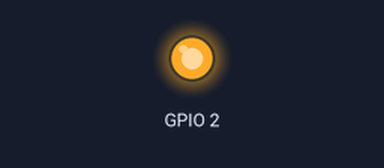
This program was run on a simulated Raspberry Pi (BCM pin numbers). On the bench: output pins drawn as LEDs (lit = HIGH).

Above: at 1.0 s.
At 5.5 s:
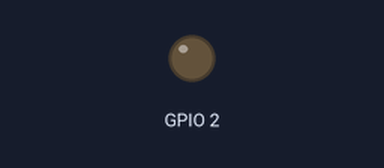
Timing chart, 0 to 6.9 s (numbered marks = the images above):
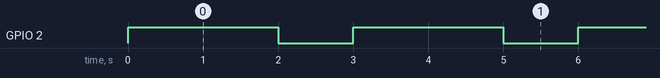

The program:

FlashingLED.py
```python
#In this project, a small LED is connected through GPIO2 to Pi 4
#It will flashing the LED every 2 second
#
#Program:FlashingLED.py
#Date: 07-21-2022
#Author: Mr.Tang
#Version: 1.0


import RPi.GPIO as GPIO
import time
GPIO.setwarnings(False)
GPIO.setmode(GPIO.BCM)
GPIO.setup(2, GPIO.OUT)


try:
    while True:
        GPIO.output(2 , 1)  # turn on the LED
        time.sleep(2)
        GPIO.output(2, 0)   # turn off the LED
        time.sleep(1)

except KeyboardInterrupt:
    GPIO.cleanup()
```

Measured:
- by itself, GPIO 2: alternates HIGH for 2.0 s and LOW for 1.0 s
